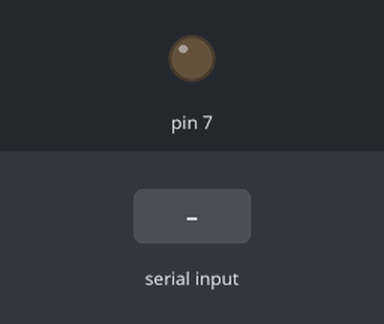
Bench run of a sketch on a simulated Arduino Uno, built with avr-gcc and run on an emulated ATmega328P. Parts: output pins drawn as LEDs (lit = HIGH). Dashed ring = blinking. Inputs (shaded band) come from the test bench. What the sketch prints to the serial monitor is not drawn.

Above: at 1.2 s.
1.3 s: "1" received over Serial
At 1.81 s:
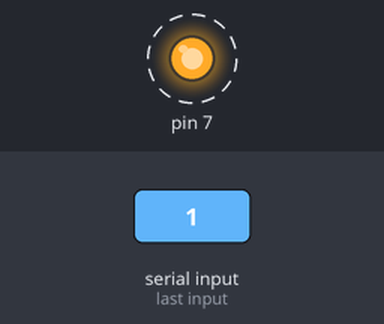
Timing chart, 0 to 10.3 s (numbered marks = the images above; inputs shaded):
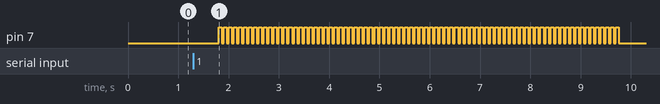

Measured:
- after the input at 1.3 s, pin 7: alternates HIGH for 0.06 s and LOW for 0.04 s, 160 changes in all, then stays LOW, starting after 0.50 s

The sketch:

Arduino_G-1-G---G_Drifting_Laser.ino
```cpp
void setup() {
  // put your setup code here, to run once:
  Serial.begin(9600);
  pinMode(7,OUTPUT);
}

void loop() {
  // put your main code here, to run repeatedly:
    if (Serial.available()>0){
      if (Serial.read()=='1'){
        //delay(2700); //the amount of time the light is off (milliseconds)
        delay(500); //the amount of time the light is off (milliseconds)
        for (int ii = 1; ii <= 2 ; ii++){


          for (int i =1 ; i <= 40 ; i++){//90 for 3s 600 for 20s, 900 for 30s, 9,000 for 5min
            digitalWrite(7,HIGH);
            delay(60); // the amount of time the light is on (milliseconds)
            digitalWrite(7,LOW);
            delay(40);}
          delay(0);//do 250 for 4hz, 166 for 6hz, 125 for 8Hz
        }
        delay(50); //the amount of time the light is off (milliseconds)
        Serial.write('2');//Just a number that closes the loop, clears the serial port of '1'
      }
      else{
        Serial.write('3');
      }
    }
}
```
